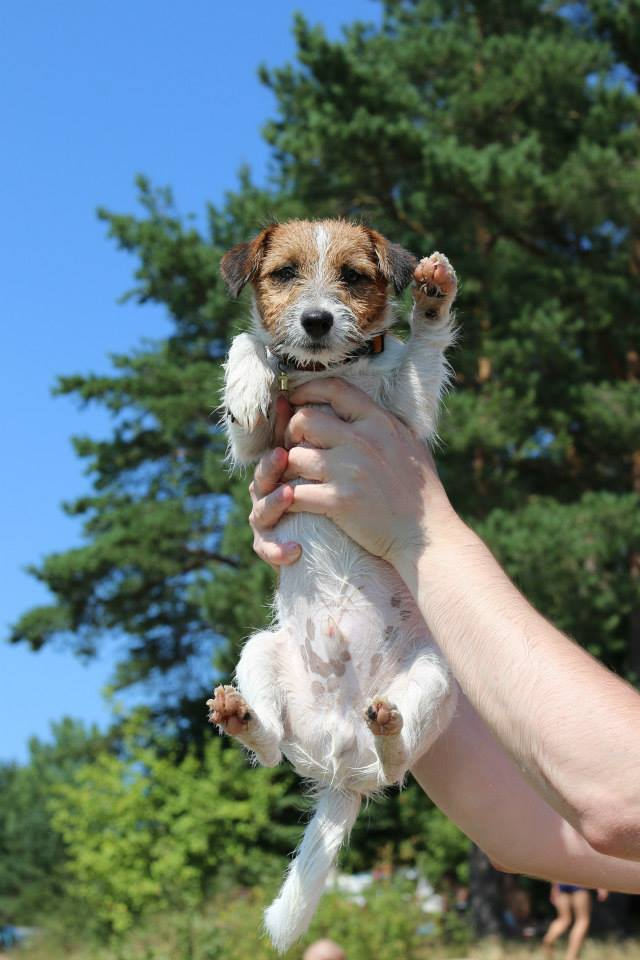
#> input picture 3 year, 1 semester/Computer Graphics & Computer Vision/im.jpg, 640 x 960 px
$ python 'lab 11.py'
#> lines starting #> are read from the running program, lines starting #| are printed output that depends on the picture
# -*- coding: utf-8 -*-
"""
Created on Wed Nov 28 01:06:29 2018

@author: User
"""


import cv2 as cv
import numpy as np
from matplotlib import pyplot as plt


fn = 'im.jpg'
im = cv.imread(fn)
#> im is the input picture: shape (960, 640, 3); mean B, G, R 115.9, 118.2, 100.6
im = cv.cvtColor(im, cv.COLOR_BGR2RGB)

image = cv.imread(fn, 0)
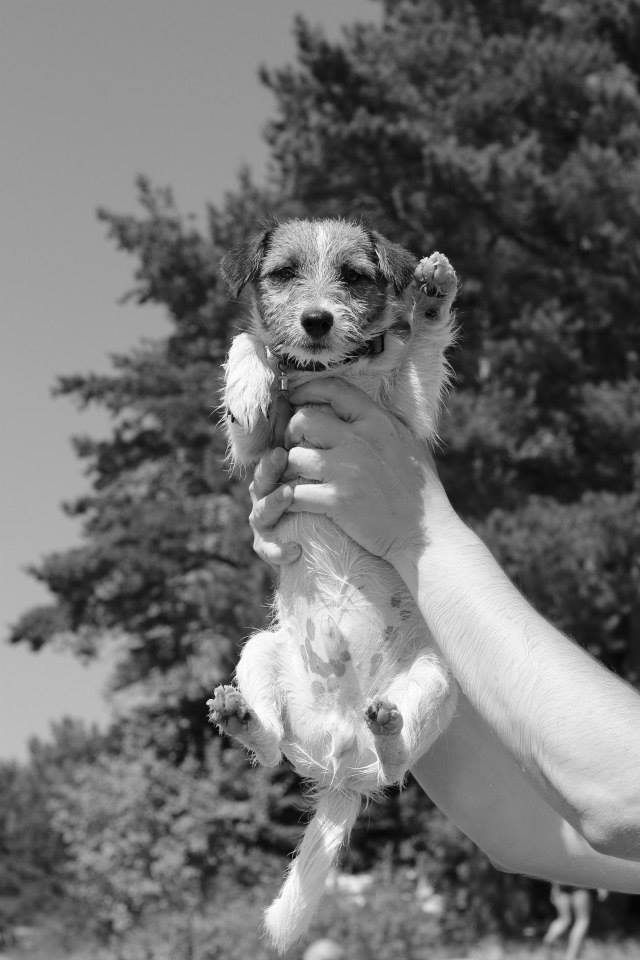
#> image: shape (960, 640); min 0, max 255, mean 112.7

row,col = image.shape
#> row = 960; col = 640
s_vs_p = 0.5
amount = 0.004
out = np.copy(image)
num_salt = np.ceil(amount * image.size * s_vs_p)
#> num_salt = 1229
coords = [np.random.randint(0, i - 1, int(num_salt)) for i in image.shape]
out[coords] = 1
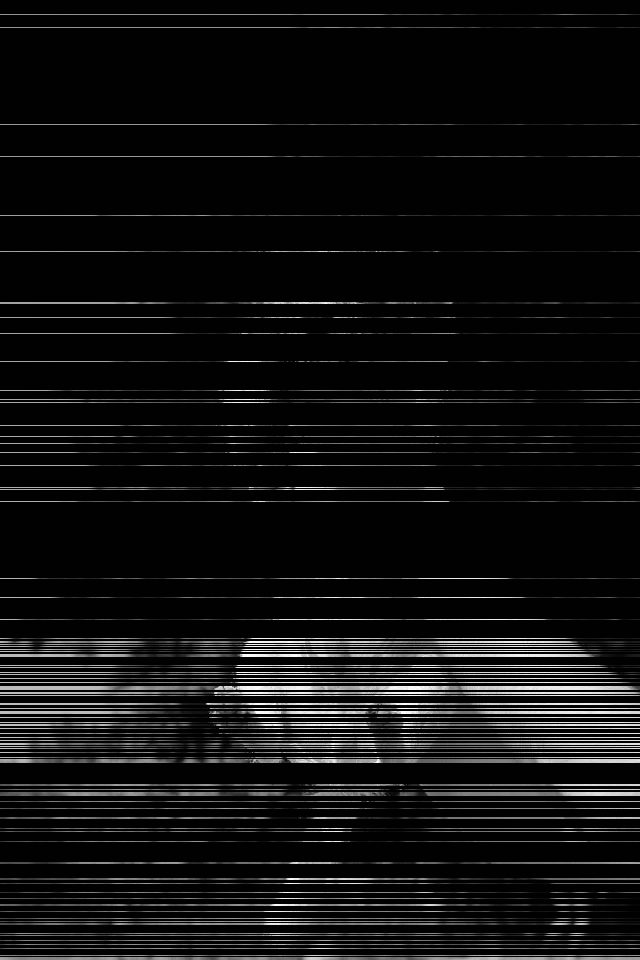
#> out: shape (960, 640); min 0, max 255, mean 15.8
num_pepper = np.ceil(amount* image.size * (1. - s_vs_p))
#> num_pepper = 1229
coords = [np.random.randint(0, i - 1, int(num_pepper)) for i in image.shape]
out[coords] = 0
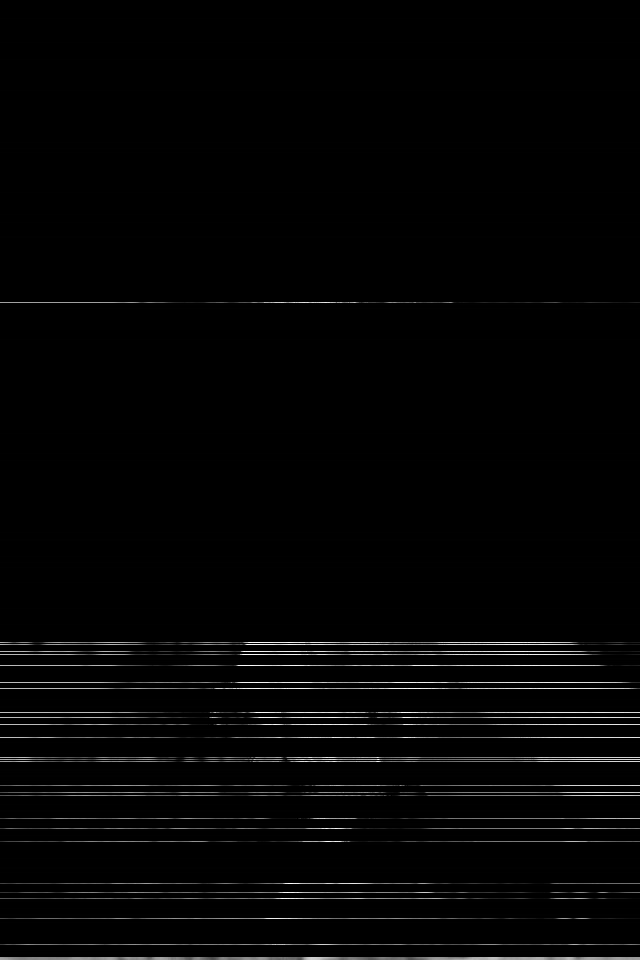
#> out: shape (960, 640); min 0, max 255, mean 4.2

image = cv.cvtColor(image, cv.COLOR_GRAY2RGB)
#> image: shape (960, 640, 3)
salt = cv.cvtColor(out, cv.COLOR_GRAY2RGB)

blur = cv.blur(salt,(5,5))
median = cv.medianBlur(salt,3)
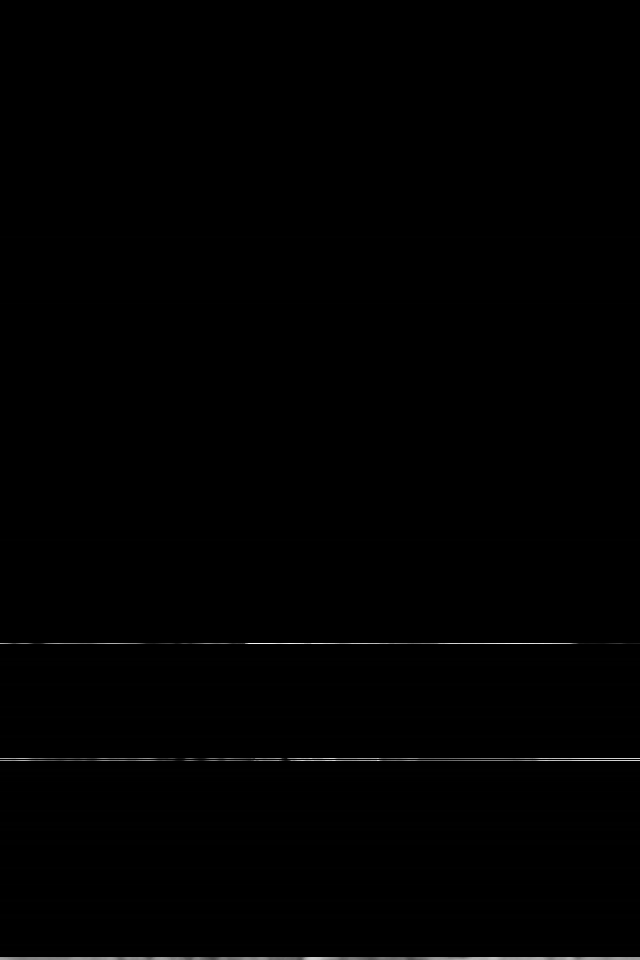
#> median: shape (960, 640, 3); min 0, max 247, mean 0.9


fig=plt.figure(figsize=(500, 1000))
sub = fig.add_subplot(1, 4, 1, aspect='auto')
sub.set_title("ORIGINAL")
plt.imshow(image)

sub = fig.add_subplot(1, 4, 2, aspect='auto')
sub.set_title("SALT AND PEPPER")
plt.imshow(salt)

sub = fig.add_subplot(1, 4, 3, aspect='auto')
sub.set_title("MEAN BLUR")
plt.imshow(blur)

sub = fig.add_subplot(1, 4, 4, aspect='auto')
sub.set_title("MEDIAN BLUR")
plt.imshow(median)
